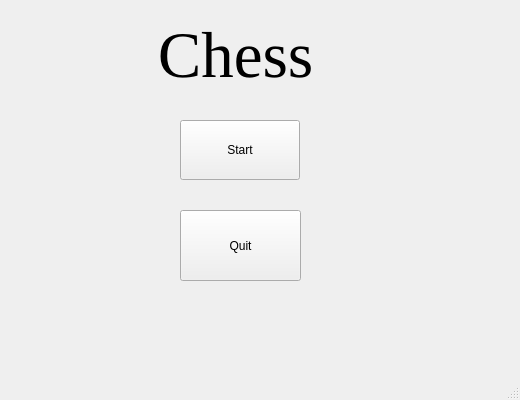
<?xml version="1.0" encoding="UTF-8"?>
<ui version="4.0">
 <class>MainWindow</class>
 <widget class="QMainWindow" name="MainWindow">
  <property name="geometry">
   <rect>
    <x>0</x>
    <y>0</y>
    <width>520</width>
    <height>400</height>
   </rect>
  </property>
  <property name="windowTitle">
   <string>MainWindow</string>
  </property>
  <widget class="QWidget" name="centralwidget">
   <widget class="QPushButton" name="startButton">
    <property name="geometry">
     <rect>
      <x>180</x>
      <y>120</y>
      <width>120</width>
      <height>60</height>
     </rect>
    </property>
    <property name="text">
     <string>Start</string>
    </property>
   </widget>
   <widget class="QPushButton" name="quitButton">
    <property name="geometry">
     <rect>
      <x>180</x>
      <y>210</y>
      <width>121</width>
      <height>71</height>
     </rect>
    </property>
    <property name="text">
     <string>Quit</string>
    </property>
   </widget>
   <widget class="QLabel" name="label">
    <property name="geometry">
     <rect>
      <x>120</x>
      <y>10</y>
      <width>231</width>
      <height>91</height>
     </rect>
    </property>
    <property name="font">
     <font>
      <family>Times New Roman</family>
      <pointsize>49</pointsize>
     </font>
    </property>
    <property name="text">
     <string>Chess</string>
    </property>
    <property name="alignment">
     <set>Qt::AlignCenter</set>
    </property>
   </widget>
  </widget>
  <widget class="QMenuBar" name="menubar">
   <property name="geometry">
    <rect>
     <x>0</x>
     <y>0</y>
     <width>520</width>
     <height>21</height>
    </rect>
   </property>
  </widget>
  <widget class="QStatusBar" name="statusbar"/>
 </widget>
 <resources/>
 <connections/>
</ui>
